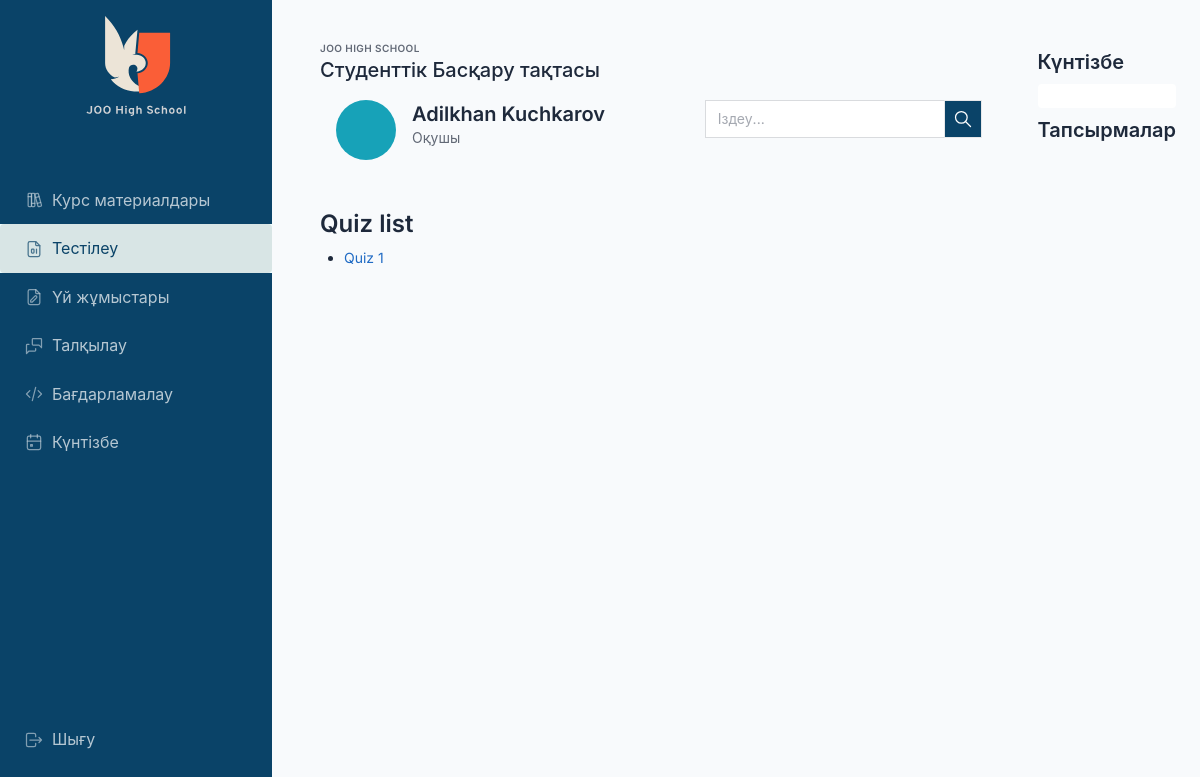
/quiz/ (signed in), run on the app's committed database.
### account/models.py (models this page shows)
class User(AbstractUser):
    username = None
    email = models.EmailField(unique=True, verbose_name=_("Email Address"))
    first_name = models.CharField(_("first name"), max_length=150, blank=False)
    last_name = models.CharField(_("last name"), max_length=150, blank=False)
    USERNAME_FIELD = 'email'
    REQUIRED_FIELDS = []
    objects = UserManager()

### quiz_apps/quiz/models.py (models this page shows, shortened)
class Quiz(models.Model):
    title = models.CharField(
        verbose_name=_("Title"),
        max_length=60, blank=False)
    description = models.TextField(
        verbose_name=_("Description"),
        blank=True, help_text=_("a description of the quiz"))
    url = models.SlugField(
        max_length=60, blank=False,
        help_text=_("a user friendly url"),
        verbose_name=_("user friendly url"))
    random_order = models.BooleanField(
        blank=False, default=False,
        verbose_name=_("Random Order"),
        help_text=_("Display the questions in "
                    "a random order or as they "
                    "are set?"))
    single_attempt = models.BooleanField(
        blank=False, default=False,
        help_text=_("If yes, only one attempt by"
                    " a user will be permitted."
                    " Non users cannot sit this exam."),
        verbose_name=_("Single Attempt"))
    max_attempts = models.PositiveIntegerField(null=True, blank=True, verbose_name=_("Allowed number of attempts"))
    pass_mark = models.SmallIntegerField(
        blank=True, default=0,
        verbose_name=_("Pass Mark"),
        help_text=_("Percentage required to pass exam."),
        validators=[MaxValueValidator(100)])
    success_text = models.TextField(
        blank=True, help_text=_("Displayed if user passes."),
        verbose_name=_("Success Text"))
    fail_text = models.TextField(
        verbose_name=_("Fail Text"),
        blank=True, help_text=_("Displayed if user fails."))
    draft = models.BooleanField(
        blank=True, default=False,
        verbose_name=_("Draft"),
        help_text=_("If yes, the quiz is not displayed"
                    " in the quiz list and can only be"
                    " taken by users who can edit"
                    " quizzes."))
    start_time = models.DateTimeField()
    end_time = models.DateTimeField()
    duration = models.DurationField(default=timezone.timedelta(hours=2))
    class Meta:
        verbose_name = _("Quiz")
        verbose_name_plural = _("Quizzes")

### quiz_apps/quiz/views.py (the view)
# urls.py: path('', quiz_list, name="quiz_list"),
@login_required
def quiz_list(request):
    quizzes = Quiz.objects.filter(draft=False)
    return render(request, "quiz/quiz_list.html", {
        "quizzes": quizzes,
    })

### calendarapp/models/event.py (called while the page is built)
    def get_all_events(self):
        events = Event.objects.filter(is_active=True, is_deleted=False)
        return events

### diploma_backend/context_processors.py (called while the page is built, shortened)
def all_events(request):
    events = Event.objects.get_all_events()
    event_list = []
    for event in events:
        if not event.start_time:
            event_list.append({
                "title": event.title,
                "end": event.end_time.strftime("%Y-%m-%dT%H:%M:%S"),
                "url": event.url,
            })
        elif event.url:
            event_list.append({
                "title": event.title,
                "start": event.start_time.strftime("%Y-%m-%dT%H:%M:%S"),
                "end": event.end_time.strftime("%Y-%m-%dT%H:%M:%S"),
                "url": event.url,
            })
    return {"all_events": event_list}

### templates/quiz/quiz_list.html
{% extends 'base/content.html' %}
{% block body %}
    <h1>Quiz list</h1>
    <ul>
        {% for quiz in quizzes %}
            <li><a href="{% url 'quiz:quiz_detail' quiz.url %}">{{ quiz.title }}</a></li>
        {% endfor %}
    </ul>
{% endblock %}

### templates/base/content.html (shortened to what this page needs)
{% extends 'base/base.html' %}
{% load static %}
{% block content %}
    <div class="wrapper">
        <aside class="navbar navbar-vertical navbar-expand-lg navbar-dark">
            <div class="container-fluid">
                <h1 class="navbar-brand navbar-brand-autodark">
                    <a href="/">
                        <img src="{% static 'images/logo-light.svg' %}" width="110" height="110" alt="Tabler"
                             class="navbar-brand-image">
                    </a>
                </h1>
                {% include 'base/sidebar.html' %}
            </div>
        </aside>
        <div class="page-wrapper">
            <div class="page-body">
                <div class="container-fluid">
                    <div class="row">
                        <div class="col px-4">
                            <div class="page-header d-print-none">
                                <div class="row align-items-center">
                                    <div class="col">
                                        <div class="page-pretitle">
                                            Joo high school
                                        </div>
                                        <h2 class="page-title">
                                            Студенттік Басқару тақтасы
                                        </h2>
                                    </div>
                                </div>
                            </div>
                            <div class="col">
                                <div class="">
                                    <div class="card-body">
                                        <div class="row g-3 align-items-start">
                                            <div class="col-auto">
                                                <span class="avatar avatar-md avatar-rounded bg-cyan"
                                                      style="background-image: none"></span>
                                            </div>
                                            <div class="col">
                                                <h2 class="m-0">
                                                    <a href="#">{{ user.first_name }} {{ user.last_name }}</a>
                                                </h2>
                                                <div class="text-muted">
                                                    {% if not user.is_teacher %}
                                                        Оқушы
                                                    {% else %}
                                                        Мұғалім
                                                    {% endif %}
                                                </div>
                                            </div>
                                            <div class="col">
                                                <div class="input-group mb-2 search-bar">
                                                    <input type="text" class="form-control" placeholder="Іздеу...">
                                                    <a class="btn p-2">
                                                    </a>
                                                </div>
                                            </div>
                                        </div>
                                    </div>
                                </div>
                            </div>
                            <div class="col mt-4">
                                {% block body %}
                                {% endblock %}
                            </div>
                        </div>
                        <div class="col-auto right-sidebar">
                            <h2>Күнтізбе</h2>
                            <div class="d-flex align-items-center justify-content-end">
                                <div class="w-100 vanilla-calendar" id="calendar-kz-lang">
                                </div>
                            </div>
                            <h2 class="mt-2">Тапсырмалар</h2>
                        </div>
                    </div>
                </div>
            </div>
        </div>
    </div>
{% endblock %}

### static/calender/main.css (style rules this page uses)
:root { --fc-daygrid-event-dot-width: 8px; }
:root { --fc-list-event-dot-width: 10px; --fc-list-event-hover-bg-color: #f5f5f5; }

### static/css/core.css (style rules this page uses)
.navbar-brand-image { height: auto; }
.navbar-dark { --navbar-bg-color: #0a4368; background: var(--navbar-bg-color); }
@media (min-width: 992px) { .navbar-vertical.navbar-expand-lg { width: 17rem; } }
@media (min-width: 992px) { .navbar-expand-lg.navbar-vertical ~ .navbar, .navbar-expand-lg.navbar-vertical ~ .page-wrapper { margin-left: 17rem; } }
.right-sidebar { margin-top: 1.75rem; }
.search-bar > input, .search-bar > a { border-radius: 0; }
.search-bar > a { background-color: #0a4368; }

### data on the page
User: first_name "Adilkhan", last_name "Kuchkarov"
Quiz: title "Quiz 1"
